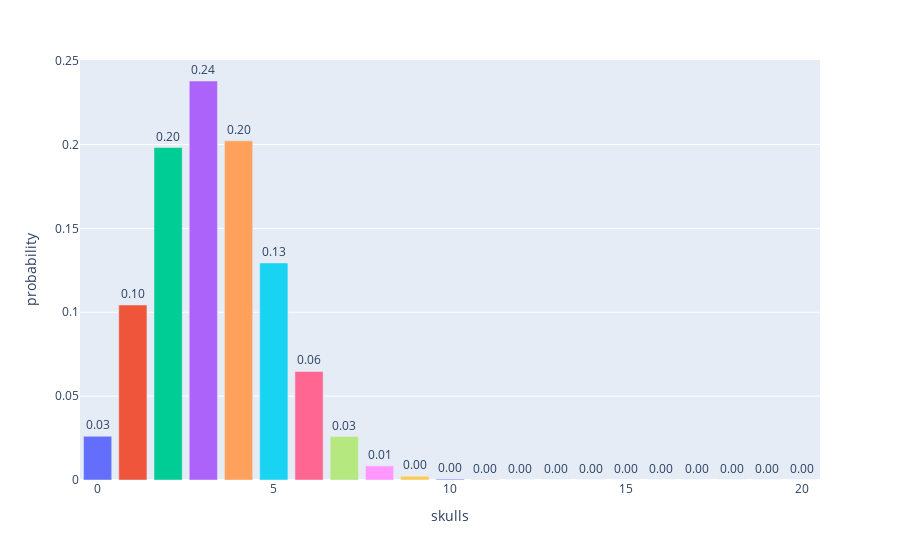

Notebook code cell kept with this figure:
### Code cell
df['color'] = [str(i) for i in df.index]
fig = px.bar(df, x='skulls', y='probability', 
             color='color', range_color='seagreen', 
             text_auto=".2f")
fig.update_layout(showlegend=False)
fig.update_traces(textposition='outside')
fig.show();

### Figure 1 — Plotly figure (JSON) as saved in the notebook; plotly's stock layout.template omitted (floating-point values rounded to 4 significant figures)
{"data": [{"alignmentgroup": "True", "hovertemplate": "color=0<br>skulls=%{x}<br>probability=%{y}<extra></extra>", "legendgroup": "0", "marker": {"color": "#636efa", "pattern": {"shape": ""}}, "name": "0", "offsetgroup": "0", "orientation": "v", "showlegend": true, "textposition": "outside", "texttemplate": "%{y:.2f}", "type": "bar", "x": [0], "xaxis": "x", "y": [0.02608], "yaxis": "y"}, {"alignmentgroup": "True", "hovertemplate": "color=1<br>skulls=%{x}<br>probability=%{y}<extra></extra>", "legendgroup": "1", "marker": {"color": "#EF553B", "pattern": {"shape": ""}}, "name": "1", "offsetgroup": "1", "orientation": "v", "showlegend": true, "textposition": "outside", "texttemplate": "%{y:.2f}", "type": "bar", "x": [1], "xaxis": "x", "y": [0.1043], "yaxis": "y"}, {"alignmentgroup": "True", "hovertemplate": "color=2<br>skulls=%{x}<br>probability=%{y}<extra></extra>", "legendgroup": "2", "marker": {"color": "#00cc96", "pattern": {"shape": ""}}, "name": "2", "offsetgroup": "2", "orientation": "v", "showlegend": true, "textposition": "outside", "texttemplate": "%{y:.2f}", "type": "bar", "x": [2], "xaxis": "x", "y": [0.1982], "yaxis": "y"}, {"alignmentgroup": "True", "hovertemplate": "color=3<br>skulls=%{x}<br>probability=%{y}<extra></extra>", "legendgroup": "3", "marker": {"color": "#ab63fa", "pattern": {"shape": ""}}, "name": "3", "offsetgroup": "3", "orientation": "v", "showlegend": true, "textposition": "outside", "texttemplate": "%{y:.2f}", "type": "bar", "x": [3], "xaxis": "x", "y": [0.2379], "yaxis": "y"}, {"alignmentgroup": "True", "hovertemplate": "color=4<br>skulls=%{x}<br>probability=%{y}<extra></extra>", "legendgroup": "4", "marker": {"color": "#FFA15A", "pattern": {"shape": ""}}, "name": "4", "offsetgroup": "4", "orientation": "v", "showlegend": true, "textposition": "outside", "texttemplate": "%{y:.2f}", "type": "bar", "x": [4], "xaxis": "x", "y": [0.2022], "yaxis": "y"}, {"alignmentgroup": "True", "hovertemplate": "color=5<br>skulls=%{x}<br>probability=%{y}<extra></extra>", "legendgroup": "5", "marker": {"color": "#19d3f3", "pattern": {"shape": ""}}, "name": "5", "offsetgroup": "5", "orientation": "v", "showlegend": true, "textposition": "outside", "texttemplate": "%{y:.2f}", "type": "bar", "x": [5], "xaxis": "x", "y": [0.1294], "yaxis": "y"}, {"alignmentgroup": "True", "hovertemplate": "color=6<br>skulls=%{x}<br>probability=%{y}<extra></extra>", "legendgroup": "6", "marker": {"color": "#FF6692", "pattern": {"shape": ""}}, "name": "6", "offsetgroup": "6", "orientation": "v", "showlegend": true, "textposition": "outside", "texttemplate": "%{y:.2f}", "type": "bar", "x": [6], "xaxis": "x", "y": [0.06471], "yaxis": "y"}, {"alignmentgroup": "True", "hovertemplate": "color=7<br>skulls=%{x}<br>probability=%{y}<extra></extra>", "legendgroup": "7", "marker": {"color": "#B6E880", "pattern": {"shape": ""}}, "name": "7", "offsetgroup": "7", "orientation": "v", "showlegend": true, "textposition": "outside", "texttemplate": "%{y:.2f}", "type": "bar", "x": [7], "xaxis": "x", "y": [0.02588], "yaxis": "y"}, {"alignmentgroup": "True", "hovertemplate": "color=8<br>skulls=%{x}<br>probability=%{y}<extra></extra>", "legendgroup": "8", "marker": {"color": "#FF97FF", "pattern": {"shape": ""}}, "name": "8", "offsetgroup": "8", "orientation": "v", "showlegend": true, "textposition": "outside", "texttemplate": "%{y:.2f}", "type": "bar", "x": [8], "xaxis": "x", "y": [0.008412], "yaxis": "y"}, {"alignmentgroup": "True", "hovertemplate": "color=9<br>skulls=%{x}<br>probability=%{y}<extra></extra>", "legendgroup": "9", "marker": {"color": "#FECB52", "pattern": {"shape": ""}}, "name": "9", "offsetgroup": "9", "orientation": "v", "showlegend": true, "textposition": "outside", "texttemplate": "%{y:.2f}", "type": "bar", "x": [9], "xaxis": "x", "y": [0.002243], "yaxis": "y"}, {"alignmentgroup": "True", "hovertemplate": "color=10<br>skulls=%{x}<br>probability=%{y}<extra></extra>", "legendgroup": "10", "marker": {"color": "#636efa", "pattern": {"shape": ""}}, "name": "10", "offsetgroup": "10", "orientation": "v", "showlegend": true, "textposition": "outside", "texttemplate": "%{y:.2f}", "type": "bar", "x": [10], "xaxis": "x", "y": [0.0004935], "yaxis": "y"}, {"alignmentgroup": "True", "hovertemplate": "color=11<br>skulls=%{x}<br>probability=%{y}<extra></extra>", "legendgroup": "11", "marker": {"color": "#EF553B", "pattern": {"shape": ""}}, "name": "11", "offsetgroup": "11", "orientation": "v", "showlegend": true, "textposition": "outside", "texttemplate": "%{y:.2f}", "type": "bar", "x": [11], "xaxis": "x", "y": [8.972e-05], "yaxis": "y"}, {"alignmentgroup": "True", "hovertemplate": "color=12<br>skulls=%{x}<br>probability=%{y}<extra></extra>", "legendgroup": "12", "marker": {"color": "#00cc96", "pattern": {"shape": ""}}, "name": "12", "offsetgroup": "12", "orientation": "v", "showlegend": true, "textposition": "outside", "texttemplate": "%{y:.2f}", "type": "bar", "x": [12], "xaxis": "x", "y": [1.346e-05], "yaxis": "y"}, {"alignmentgroup": "True", "hovertemplate": "color=13<br>skulls=%{x}<br>probability=%{y}<extra></extra>", "legendgroup": "13", "marker": {"color": "#ab63fa", "pattern": {"shape": ""}}, "name": "13", "offsetgroup": "13", "orientation": "v", "showlegend": true, "textposition": "outside", "texttemplate": "%{y:.2f}", "type": "bar", "x": [13], "xaxis": "x", "y": [1.656e-06], "yaxis": "y"}, {"alignmentgroup": "True", "hovertemplate": "color=14<br>skulls=%{x}<br>probability=%{y}<extra></extra>", "legendgroup": "14", "marker": {"color": "#FFA15A", "pattern": {"shape": ""}}, "name": "14", "offsetgroup": "14", "orientation": "v", "showlegend": true, "textposition": "outside", "texttemplate": "%{y:.2f}", "type": "bar", "x": [14], "xaxis": "x", "y": [1.656e-07], "yaxis": "y"}, {"alignmentgroup": "True", "hovertemplate": "color=15<br>skulls=%{x}<br>probability=%{y}<extra></extra>", "legendgroup": "15", "marker": {"color": "#19d3f3", "pattern": {"shape": ""}}, "name": "15", "offsetgroup": "15", "orientation": "v", "showlegend": true, "textposition": "outside", "texttemplate": "%{y:.2f}", "type": "bar", "x": [15], "xaxis": "x", "y": [1.325e-08], "yaxis": "y"}, {"alignmentgroup": "True", "hovertemplate": "color=16<br>skulls=%{x}<br>probability=%{y}<extra></extra>", "legendgroup": "16", "marker": {"color": "#FF6692", "pattern": {"shape": ""}}, "name": "16", "offsetgroup": "16", "orientation": "v", "showlegend": true, "textposition": "outside", "texttemplate": "%{y:.2f}", "type": "bar", "x": [16], "xaxis": "x", "y": [8.282e-10], "yaxis": "y"}, {"alignmentgroup": "True", "hovertemplate": "color=17<br>skulls=%{x}<br>probability=%{y}<extra></extra>", "legendgroup": "17", "marker": {"color": "#B6E880", "pattern": {"shape": ""}}, "name": "17", "offsetgroup": "17", "orientation": "v", "showlegend": true, "textposition": "outside", "texttemplate": "%{y:.2f}", "type": "bar", "x": [17], "xaxis": "x", "y": [3.898e-11], "yaxis": "y"}, {"alignmentgroup": "True", "hovertemplate": "color=18<br>skulls=%{x}<br>probability=%{y}<extra></extra>", "legendgroup": "18", "marker": {"color": "#FF97FF", "pattern": {"shape": ""}}, "name": "18", "offsetgroup": "18", "orientation": "v", "showlegend": true, "textposition": "outside", "texttemplate": "%{y:.2f}", "type": "bar", "x": [18], "xaxis": "x", "y": [1.299e-12], "yaxis": "y"}, {"alignmentgroup": "True", "hovertemplate": "color=19<br>skulls=%{x}<br>probability=%{y}<extra></extra>", "legendgroup": "19", "marker": {"color": "#FECB52", "pattern": {"shape": ""}}, "name": "19", "offsetgroup": "19", "orientation": "v", "showlegend": true, "textposition": "outside", "texttemplate": "%{y:.2f}", "type": "bar", "x": [19], "xaxis": "x", "y": [2.735e-14], "yaxis": "y"}, {"alignmentgroup": "True", "hovertemplate": "color=20<br>skulls=%{x}<br>probability=%{y}<extra></extra>", "legendgroup": "20", "marker": {"color": "#636efa", "pattern": {"shape": ""}}, "name": "20", "offsetgroup": "20", "orientation": "v", "showlegend": true, "textposition": "outside", "texttemplate": "%{y:.2f}", "type": "bar", "x": [20], "xaxis": "x", "y": [2.735e-16], "yaxis": "y"}], "layout": {"barmode": "relative", "legend": {"title": {"text": "color"}, "tracegroupgap": 0}, "margin": {"t": 60}, "showlegend": false, "xaxis": {"anchor": "y", "domain": [0, 1], "title": {"text": "skulls"}}, "yaxis": {"anchor": "x", "domain": [0, 1], "title": {"text": "probability"}}}}
